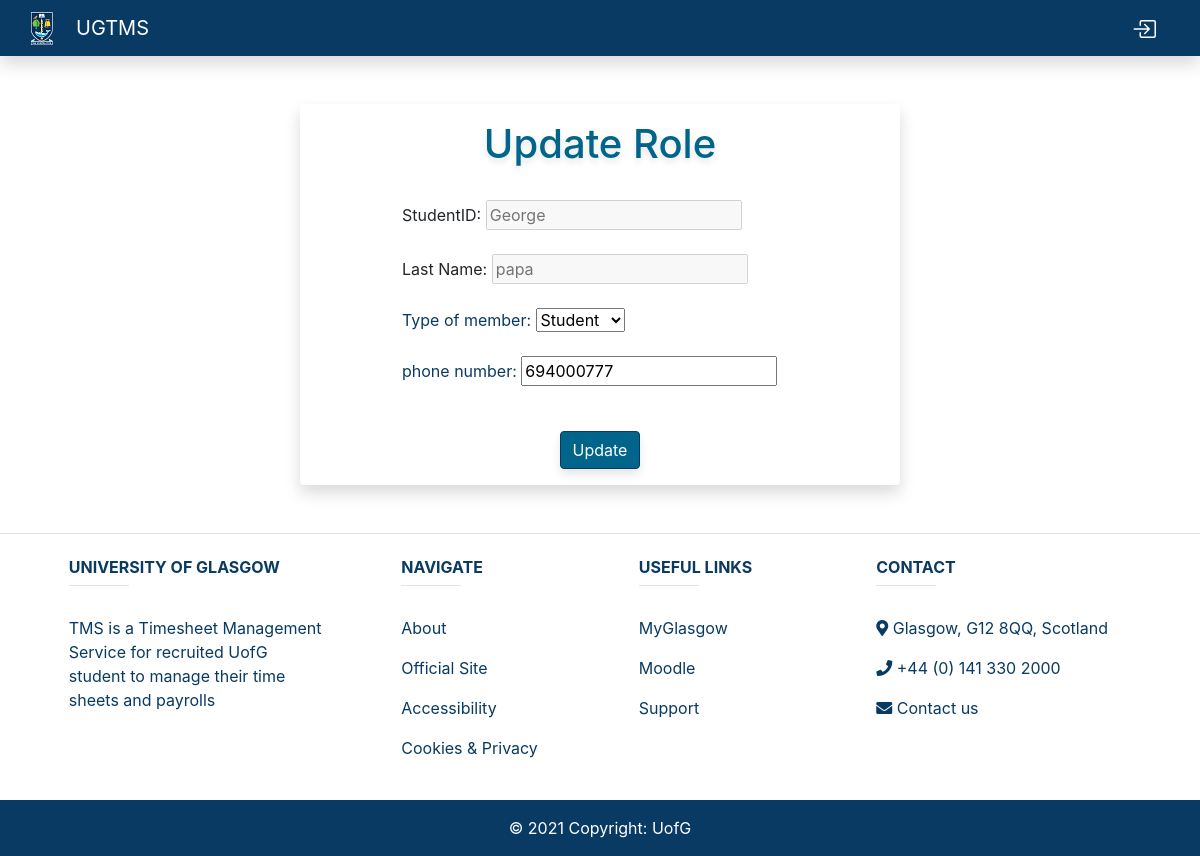
The app's page /members/user_info/3, older data.
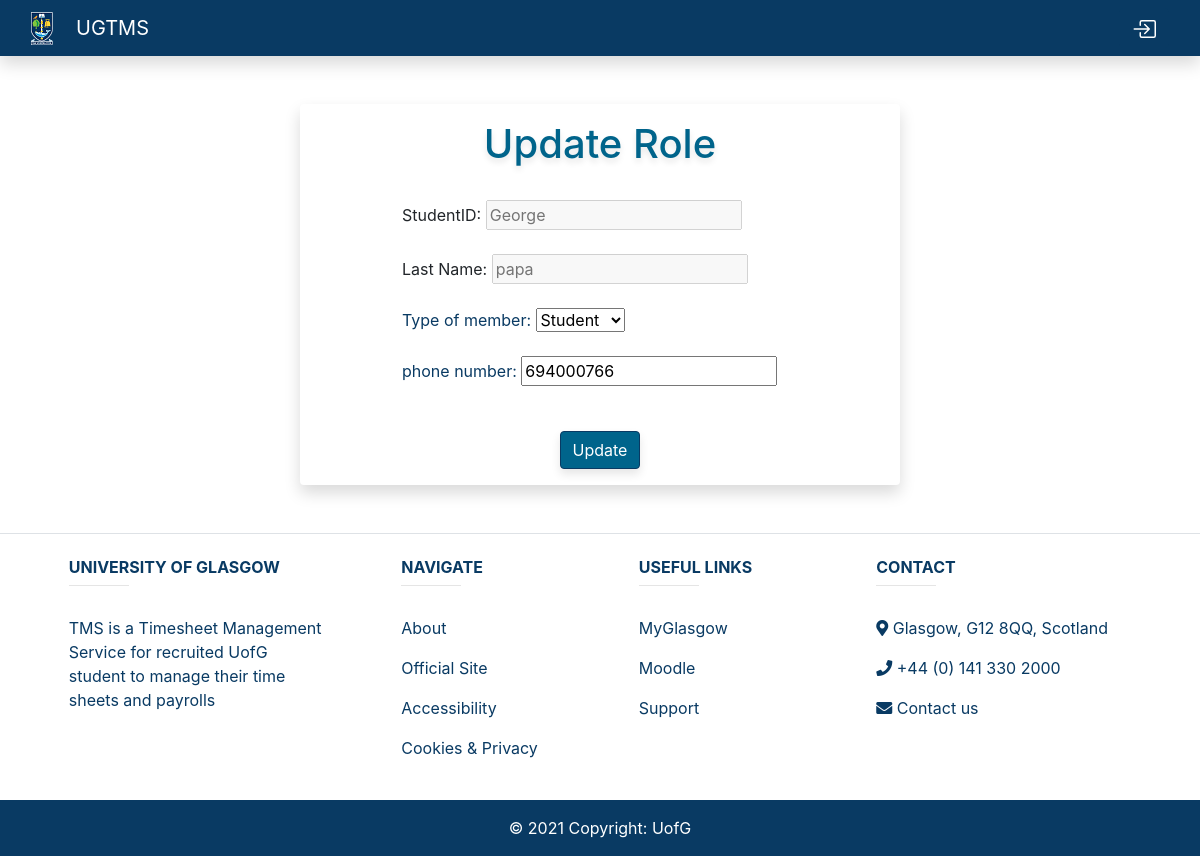
The same page, newer data.
### members/models.py (models this page shows, shortened)
class UserProfile(models.Model):
    user = models.OneToOneField(User, on_delete=models.CASCADE) #if user is deleted the profile will be deleted as well,but if profile is deleted , user won’t be deleted
    phone = models.CharField(max_length=100, null=True, blank=True)
    title = models.ForeignKey(UserRoles, null=True, on_delete=models.SET_NULL) #Student, Verifier, FinancialGuy
    salary = models.FloatField(default=0)

### members/views.py (the view)
# urls.py: path('user_info/<user_id>', views.user_info, name='user-info'),
def user_info(request, user_id):
    userSelected = User.objects.get(pk=user_id)
    userSelected, created = UserProfile.objects.get_or_create(user=userSelected)
    form = UserForm(request.POST or None, instance=userSelected)
    if form.is_valid():
        form.save()
        userSelected.save()
        messages.success(request, "User's profile has been updated")
        return redirect('user-list')
    return render(request, 'authenticate/user_info.html', {'user': userSelected, 'form': form})

### members/form.py
class UserForm(ModelForm):
    class Meta:
        model = UserProfile
        exclude = ['user', 'salary',]         # Will be taken from the request
        fields = ('title', 'phone',)
        labels = {
            'title': 'Type of member',
            'phone': 'phone number',
            }
        widgets = {
            'title': forms.Select(attrs={'class':'form-select'}),
        }

### members/models.py (called while the page is built)
    def __str__(self):
        return str(self.name)

### templates/authenticate/user_info.html (shortened to what this page needs)
{% extends 'timesheet/base.html' %}
{% block content %}
<div class="container shadow w-50 p-3 mb-5 my-5 bg-white rounded" >
    <div class="container w-75 bg-white rounded" >
       <center> <h1>Update Role</h1></center>
        <br>
        <form action="" method=POST>
            StudentID: <input class="col-xs-2" id="disabledInput" type="text" placeholder="{{ user.user }}" disabled> <br/><br/>
            Last Name: <input class="col-xs-2" id="disabledInput" type="text" placeholder="{{ user.user.last_name }}" disabled><br/> <br/>
            {{ form.as_p }}
            <br/>
            <center><input type="submit" value="Update" class="btn btn-primary"></center>
        </form>
    </div>
</div>
{% endblock %}

Row changes from the older to the newer data that the page shows:
changed UserProfile "Student": phone "694000777" → "694000766"
